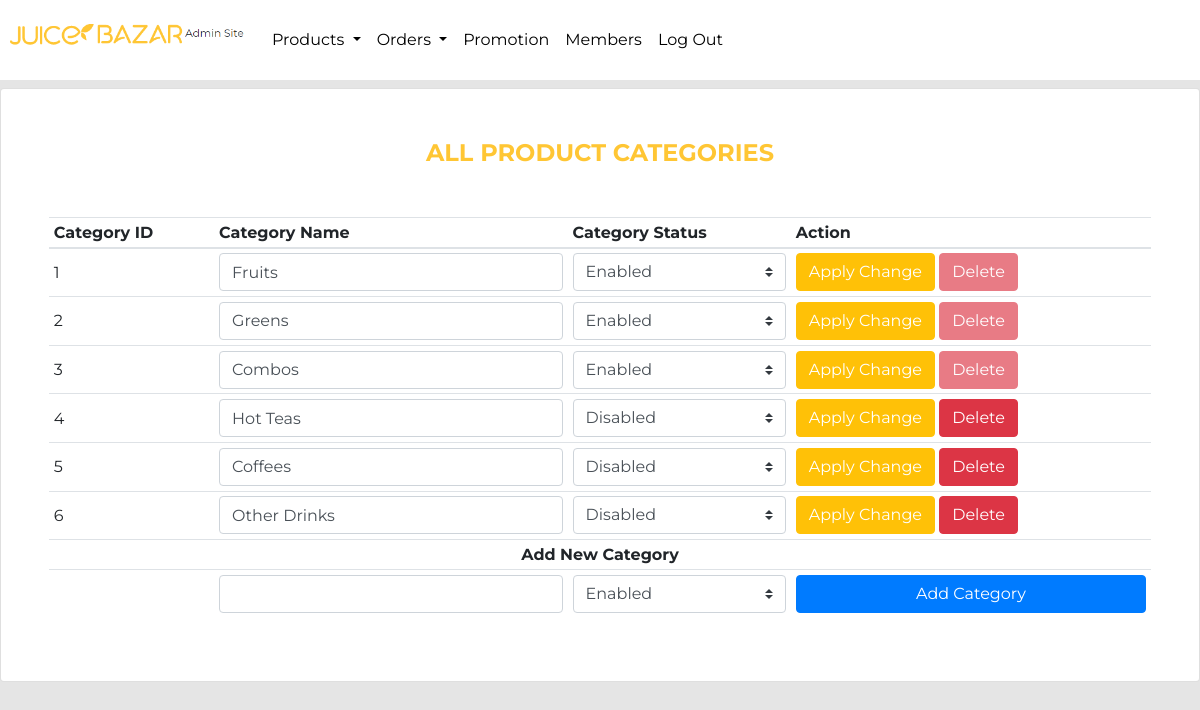
The page /admin/public/admin-types.php (signed in) on the database as committed earlier.
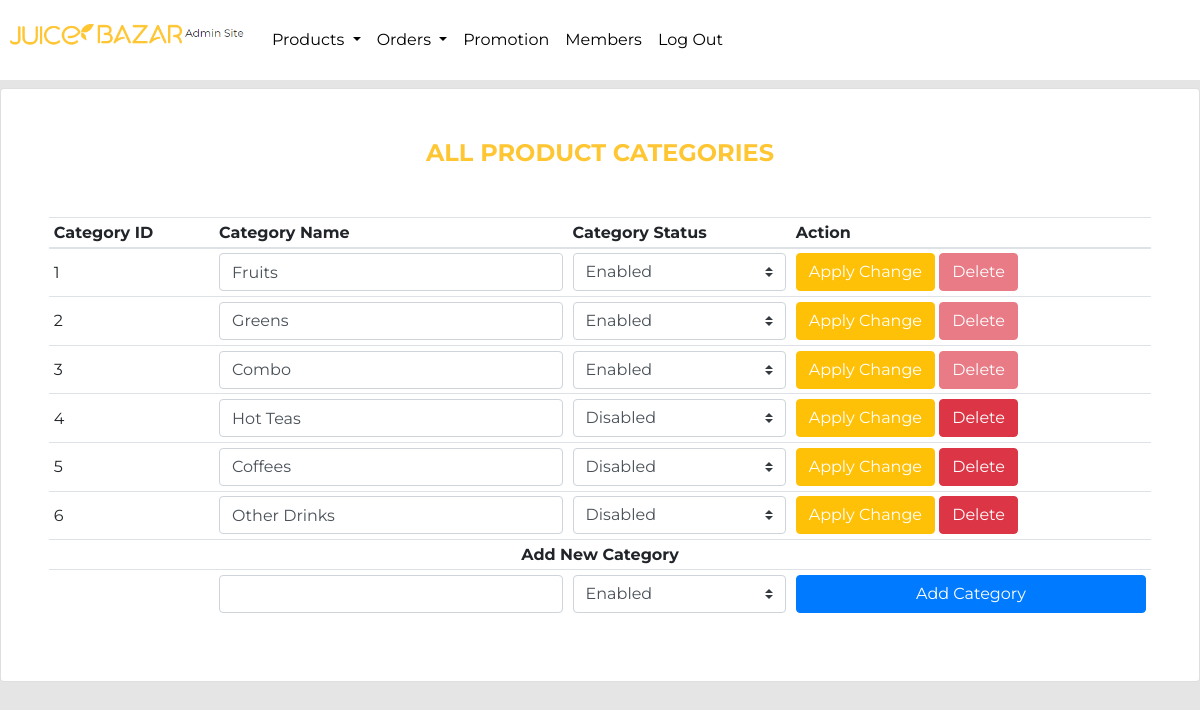
The same page on the database as committed later.
### tables this page shows
CREATE TABLE `type` (
  `TypeId` int(11) NOT NULL,
  `Type` varchar(50) NOT NULL,
  `TypeStatus` tinyint(1) NOT NULL DEFAULT 0
);

### admin/public/admin-types.php (called while the page is built, shortened)
<?php
if (!empty($_SESSION['admin'])) {
    include_once __DIR__ . '/../include/DatabaseConnection.php';
    include_once __DIR__ . '/../include/DatabaseFunctions.php';
    try {
        if (isset($_POST['NewTypeBtn']) || isset($_POST['EditTypeBtn'])) {
            if (isset($_POST['NewTypeBtn'])) {
                $trimmedNewName = trim($_POST['NewType']);
                $isDuplicated = !!findDuplicate($pdo, 'type', 'Type', $trimmedNewName);
                if ($isDuplicated) {
                    $_SESSION['flashMessage'] = 'This name has already existed';
                    header('location: admin-types.php');
                } else {
                    $type = [
                        'Type' => $trimmedNewName,
                        'TypeStatus' => $_POST['NewTypeStatus'],
                    ];
                    insertIntoTable($pdo, 'type', $type);
                    $_SESSION['flashMessage'] = 'New Category created';
                    header('location: admin-types.php');
                }
            }
            if (isset($_POST['EditTypeBtn'])) {
                if ($_POST['Existed'] > 0) {
                    $type = [
                        'TypeStatus' => $_POST['TypeStatus']
                    ];
                    updateTableSimple($pdo, 'type', $type, 'TypeId', $_POST['TypeId']);
                    $_SESSION['flashMessage'] = 'Category status changed';
                    header('location: admin-types.php');
                } else {
                    $trimmedName = trim($_POST['Type']);
                    $isSameName = $trimmedName == $_POST['OldName'] ? true : false;
                    $isDuplicated = findDuplicate($pdo, 'type', 'Type', $trimmedName);
                    if ($isDuplicated && !$isSameName) {
                        $_SESSION['flashMessage'] = 'This name has already existed';
                        header('location: admin-types.php');
                    } else {
                        $type = [
                            'Type' => $trimmedName,
                            'TypeStatus' => $_POST['TypeStatus']
                        ];
                        updateTableSimple($pdo, 'type', $type, 'TypeId', $_POST['TypeId']);
                        $_SESSION['flashMessage'] = 'Category info changed';
                        header('location: admin-types.php');
                    }
                }
            }
        } else {
            $types = getTypes($pdo);
            include __DIR__ . '/../templates/admin-types.html.php';
        }
    } catch (PDOException $e) {
        $title = 'An error has occurred';
        $output = 'Database error: ' . $e->getMessage() . ' in ' .
            $e->getFile() . ':' . $e->getLine();
    }
} else {
    header('location: index.php');
}
include __DIR__ . '/../templates/layout.html.php';

### admin/include/DatabaseFunctions.php (called while the page is built, shortened)
<?php
function query($pdo, $sql, $parameters = [])
{
    $query = $pdo->prepare($sql);
    $query->execute($parameters);
    return $query;
}
function getTable($pdo, $table, $StatusCol, $status = false)
{
    if ($status == false) {
        $sql = 'SELECT * FROM `' . $table . '`';
    } else {
        $sql = 'SELECT * FROM `' . $table . '` WHERE `' . $StatusCol . '` = 1';
    }
    return query($pdo, $sql)->fetchAll();
}
function getTypes($pdo)
{
    $results = getTable($pdo, 'type', 'TypeId');
    $type = [];
    foreach ($results as $result) {
        $checkIfUsed = query($pdo, 'SELECT COUNT(p.`TypeId`) AS Existed FROM `product` p JOIN `productdetail`pd ON p.`ProductId` = pd.`ProductId` JOIN `orderdetail` od ON pd.`ProductDetailId` = od.`ProductDetailId` JOIN `orders` o ON o.`OrderId` = od.`OrderId` WHERE p.`TypeId` = ' . $result['TypeId'] . '')->fetchAll();
        $type[] = [
            'TypeId' => $result['TypeId'],
            'Type' => $result['Type'],
            'TypeStatus' => $result['TypeStatus'],
            'Existed' => $checkIfUsed[0]['Existed'],
        ];
    };
    return $type;
}

### admin/templates/admin-types.html.php (the view, shortened to what the changed rows need)
<div class="page-section card col-12 p-5">
    <div class="">
        <table class="table-order table table-hover table-sm table-sm-responsive" id='typeTable'>
            <thead>
                <tr>
                    <th scope="col" style="width: 15%" class="filter-exact">Category ID</th>
                    <th scope="col" style="">Category Name</th>
                    <th scope="col" style="" class="filter-select filter-exact" data-placeholder="All Status">Category Status</th>
                    <th scope="col" style="" class="filter-false sorter-false">Action</th>
                </tr>
            </thead>
            <tbody>
                <?php foreach ($types as $type) : ?>
                    <form method="POST">
                        <tr>
                            <td class="align-middle"><?= $type['TypeId'] ?>
                            </td>
                            <td>
                                <input class="form-control" type="text" name="Type" value="<?= $type['Type'] ?>" required>
                            </td>
                            <td>
                                <select class="custom-select" name="TypeStatus" value=<?= $type['TypeStatus'] ?>>
                                    <option value='1' <?= ($type['TypeStatus'] == 1) ? 'selected' : '' ?>>Enabled</option>
                                </select>
                            </td>
                            <td>
                                <button type="submit" name="EditTypeBtn" class="btn btn-warning text-white">Apply Change</button>
                                <a class="btn btn-danger text-white <?= ($type['Existed'] > 0) ? 'disabled' : ''; ?>" data-toggle="modal" data-target="#deleteModal" data-element-id="<?= $type['TypeId'] ?>" data-element-name="<?= $type['Type'] ?> ">
                                    Delete
                                </a>
                            </td>
                        </tr>
                    </form>
                <?php endforeach; ?>
            </tbody>
        </table>
    </div>
</div>

Rows that differ between the two databases and show on the page:
changed type id 3: Type "Combos" → "Combo"
